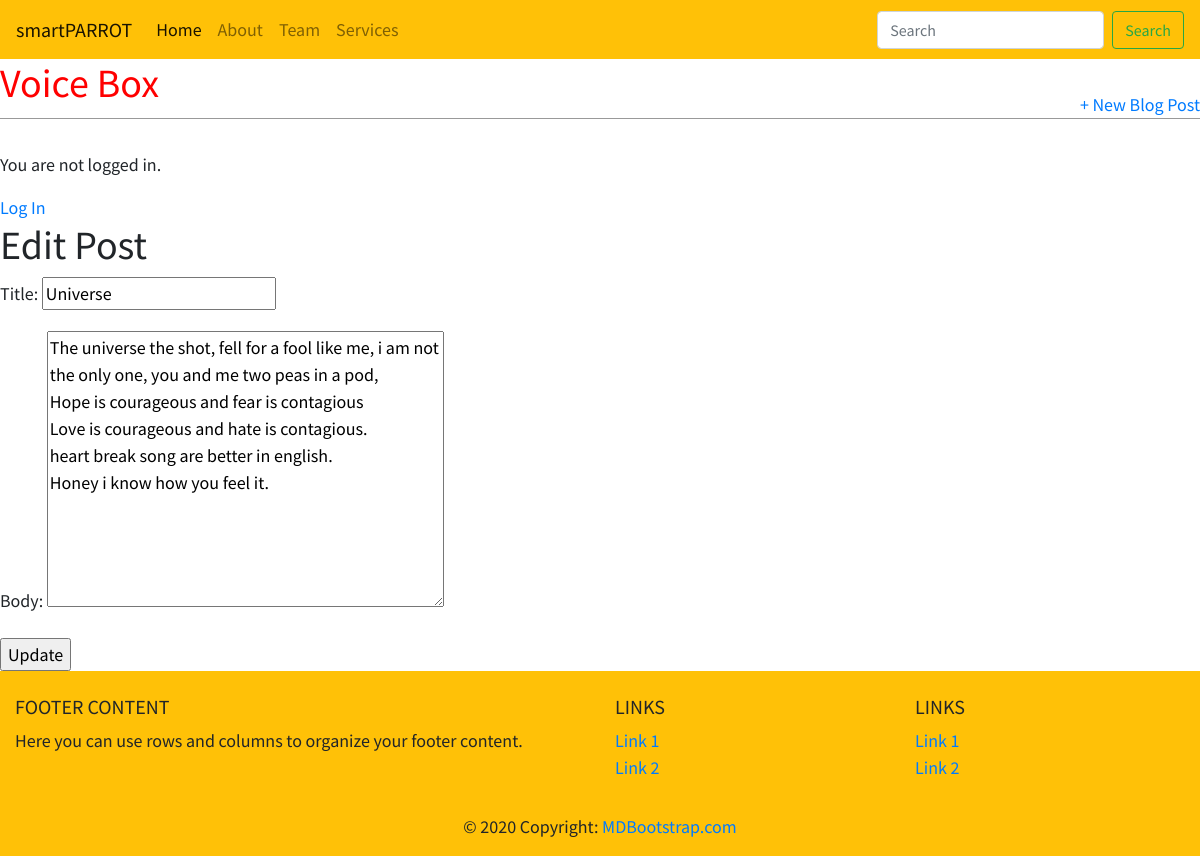
The app's page /post/5/edit/ with its own data.
### blog/models.py (models this page shows, shortened)
class Post(models.Model):
    title = models.CharField(max_length=200)
    author = models.ForeignKey('auth.User',
                               on_delete= models.CASCADE)
    body = models.TextField()
    created = models.DateTimeField(auto_now_add=True)
    updated = models.DateTimeField(auto_now=True)
    active = models.BooleanField(default=True)
    class Meta:
        ordering = ('created',)

### blog/views.py (the view)
# urls.py: path('post/<int:pk>/edit/',BlogUpdateView.as_view(), name='post_edit'),
class BlogUpdateView(UpdateView):
    model = Post
    template_name = 'post_edit.html'
    fields = ['title','body']

### blog/templates/post_edit.html (shortened to what this page needs)
<!DOCTYPE html>
{% extends 'base.html' %}
{% block content %}
<h1>Edit Post</h1>
<form action="" method="post">{% csrf_token %}
    {{ form.as_p }}
<input type="submit" value="Update">
</form>
{% endblock content %}

### records on screen
Post: title "Universe", body "The universe the shot, fell for a fool like me, i am not the only one, you and me two peas in a pod, Hope is courageous and fear is contagious Love is courageous and hate is contagious. heart break song are better in english. Honey i know how you feel it."
